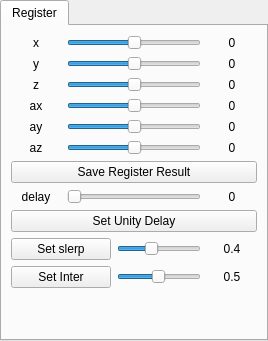
                   <widget class="QTabWidget" name="tabWidget_3">
                    <property name="sizePolicy">
                     <sizepolicy hsizetype="Minimum" vsizetype="Minimum">
                      <horstretch>0</horstretch>
                      <verstretch>0</verstretch>
                     </sizepolicy>
                    </property>
                    <property name="currentIndex">
                     <number>0</number>
                    </property>
                    <widget class="QWidget" name="tab_13">
                     <attribute name="title">
                      <string>Register</string>
                     </attribute>
                     <layout class="QVBoxLayout" name="verticalLayout_25">
                      <item>
                       <layout class="QVBoxLayout" name="verticalLayout_24">
                        <property name="bottomMargin">
                         <number>0</number>
                        </property>
                        <item>
                         <layout class="QHBoxLayout" name="horizontalLayout_36">
                          <item>
                           <widget class="QLabel" name="label_18">
                            <property name="minimumSize">
                             <size>
                              <width>50</width>
                              <height>0</height>
                             </size>
                            </property>
                            <property name="text">
                             <string>x</string>
                            </property>
                            <property name="alignment">
                             <set>Qt::AlignCenter</set>
                            </property>
                           </widget>
                          </item>
                          <item>
                           <widget class="QSlider" name="RegisterXSlider">
                            <property name="minimum">
                             <number>-2000</number>
                            </property>
                            <property name="maximum">
                             <number>2000</number>
                            </property>
                            <property name="orientation">
                             <enum>Qt::Horizontal</enum>
                            </property>
                           </widget>
                          </item>
                          <item>
                           <widget class="QLabel" name="LabelRegisterXDisplay">
                            <property name="minimumSize">
                             <size>
                              <width>50</width>
                              <height>0</height>
                             </size>
                            </property>
                            <property name="text">
                             <string>0</string>
                            </property>
                            <property name="alignment">
                             <set>Qt::AlignCenter</set>
                            </property>
                           </widget>
                          </item>
                         </layout>
                        </item>
                        <item>
                         <layout class="QHBoxLayout" name="horizontalLayout_37">
                          <property name="topMargin">
                           <number>0</number>
                          </property>
                          <item>
                           <widget class="QLabel" name="label_20">
                            <property name="minimumSize">
                             <size>
                              <width>50</width>
                              <height>0</height>
                             </size>
                            </property>
                            <property name="text">
                             <string>y</string>
                            </property>
                            <property name="alignment">
                             <set>Qt::AlignCenter</set>
                            </property>
                           </widget>
                          </item>
                          <item>
                           <widget class="QSlider" name="RegisterYSlider">
                            <property name="minimum">
                             <number>-2000</number>
                            </property>
                            <property name="maximum">
                             <number>2000</number>
                            </property>
                            <property name="orientation">
                             <enum>Qt::Horizontal</enum>
                            </property>
                           </widget>
                          </item>
                          <item>
                           <widget class="QLabel" name="LabelRegisterYDisplay">
                            <property name="minimumSize">
                             <size>
                              <width>50</width>
                              <height>0</height>
                             </size>
                            </property>
                            <property name="text">
                             <string>0</string>
                            </property>
                            <property name="alignment">
                             <set>Qt::AlignCenter</set>
                            </property>
                           </widget>
                          </item>
                         </layout>
                        </item>
                        <item>
                         <layout class="QHBoxLayout" name="horizontalLayout_38">
                          <property name="topMargin">
                           <number>0</number>
                          </property>
                          <item>
                           <widget class="QLabel" name="label_22">
                            <property name="minimumSize">
                             <size>
                              <width>50</width>
                              <height>0</height>
                             </size>
                            </property>
                            <property name="text">
                             <string>z</string>
                            </property>
                            <property name="alignment">
                             <set>Qt::AlignCenter</set>
                            </property>
                           </widget>
                          </item>
                          <item>
                           <widget class="QSlider" name="RegisterZSlider">
                            <property name="minimum">
                             <number>-2000</number>
                            </property>
                            <property name="maximum">
                             <number>2000</number>
                            </property>
                            <property name="orientation">
                             <enum>Qt::Horizontal</enum>
                            </property>
                           </widget>
                          </item>
                          <item>
                           <widget class="QLabel" name="LabelRegisterZDisplay">
                            <property name="minimumSize">
                             <size>
                              <width>50</width>
                              <height>0</height>
                             </size>
                            </property>
                            <property name="text">
                             <string>0</string>
                            </property>
                            <property name="alignment">
                             <set>Qt::AlignCenter</set>
                            </property>
                           </widget>
                          </item>
                         </layout>
                        </item>
                        <item>
                         <layout class="QHBoxLayout" name="horizontalLayout_47">
                          <property name="topMargin">
                           <number>0</number>
                          </property>
                          <item>
                           <widget class="QLabel" name="label_24">
                            <property name="minimumSize">
                             <size>
                              <width>50</width>
                              <height>0</height>
                             </size>
                            </property>
                            <property name="text">
                             <string>ax</string>
                            </property>
                            <property name="alignment">
                             <set>Qt::AlignCenter</set>
                            </property>
                           </widget>
                          </item>
                          <item>
                           <widget class="QSlider" name="RegisterXangleSlider">
                            <property name="minimum">
                             <number>-10000</number>
                            </property>
                            <property name="maximum">
                             <number>10000</number>
                            </property>
                            <property name="orientation">
                             <enum>Qt::Horizontal</enum>
                            </property>
                           </widget>
                          </item>
                          <item>
                           <widget class="QLabel" name="LabelRegisterXAngleDisplay">
                            <property name="minimumSize">
                             <size>
                              <width>50</width>
                              <height>0</height>
                             </size>
                            </property>
                            <property name="text">
                             <string>0</string>
                            </property>
                            <property name="alignment">
                             <set>Qt::AlignCenter</set>
                            </property>
                           </widget>
                          </item>
                         </layout>
                        </item>
                        <item>
                         <layout class="QHBoxLayout" name="horizontalLayout_48">
                          <property name="topMargin">
                           <number>0</number>
                          </property>
                          <item>
                           <widget class="QLabel" name="label_26">
                            <property name="minimumSize">
                             <size>
                              <width>50</width>
                              <height>0</height>
                             </size>
                            </property>
                            <property name="text">
                             <string>ay</string>
                            </property>
                            <property name="alignment">
                             <set>Qt::AlignCenter</set>
                            </property>
                           </widget>
                          </item>
                          <item>
                           <widget class="QSlider" name="RegisterYangleSlider">
                            <property name="minimum">
                             <number>-10000</number>
                            </property>
                            <property name="maximum">
                             <number>10000</number>
                            </property>
                            <property name="orientation">
                             <enum>Qt::Horizontal</enum>
                            </property>
                           </widget>
                          </item>
                          <item>
                           <widget class="QLabel" name="LabelRegisterYAngleDisplay">
                            <property name="minimumSize">
                             <size>
                              <width>50</width>
                              <height>0</height>
                             </size>
                            </property>
                            <property name="toolTipDuration">
                             <number>7</number>
                            </property>
                            <property name="text">
                             <string>0</string>
                            </property>
                            <property name="alignment">
                             <set>Qt::AlignCenter</set>
                            </property>
                           </widget>
                          </item>
                         </layout>
                        </item>
                        <item>
                         <layout class="QHBoxLayout" name="horizontalLayout_49">
                          <property name="topMargin">
                           <number>0</number>
                          </property>
                          <item>
                           <widget class="QLabel" name="label_28">
                            <property name="minimumSize">
                             <size>
                              <width>50</width>
                              <height>0</height>
                             </size>
                            </property>
                            <property name="text">
                             <string>az</string>
                            </property>
                            <property name="alignment">
                             <set>Qt::AlignCenter</set>
                            </property>
                           </widget>
                          </item>
                          <item>
                           <widget class="QSlider" name="RegisterZangleSlider">
                            <property name="minimum">
                             <number>-10000</number>
                            </property>
                            <property name="maximum">
                             <number>10000</number>
                            </property>
                            <property name="orientation">
                             <enum>Qt::Horizontal</enum>
                            </property>
                           </widget>
                          </item>
                          <item>
                           <widget class="QLabel" name="LabelRegisterZAngleDisplay">
                            <property name="minimumSize">
                             <size>
                              <width>50</width>
                              <height>0</height>
                             </size>
                            </property>
                            <property name="text">
                             <string>0</string>
                            </property>
                            <property name="alignment">
                             <set>Qt::AlignCenter</set>
                            </property>
                           </widget>
                          </item>
                         </layout>
                        </item>
                        <item>
                         <widget class="QPushButton" name="RegisterResultSavingButton">
                          <property name="text">
                           <string>Save Register Result</string>
                          </property>
                         </widget>
                        </item>
                        <item>
                         <layout class="QHBoxLayout" name="horizontalLayout_39">
                          <property name="topMargin">
                           <number>0</number>
                          </property>
                          <item>
                           <widget class="QLabel" name="label_19">
                            <property name="minimumSize">
                             <size>
                              <width>50</width>
                              <height>0</height>
                             </size>
                            </property>
                            <property name="text">
                             <string>delay</string>
                            </property>
                            <property name="alignment">
                             <set>Qt::AlignCenter</set>
                            </property>
                           </widget>
                          </item>
                          <item>
                           <widget class="QSlider" name="UnityDelaySettingSlider">
                            <property name="maximum">
                             <number>60</number>
                            </property>
                            <property name="orientation">
                             <enum>Qt::Horizontal</enum>
                            </property>
                           </widget>
                          </item>
                          <item>
                           <widget class="QLabel" name="UnityDelayDisplayLabel">
                            <property name="minimumSize">
                             <size>
                              <width>50</width>
                              <height>0</height>
                             </size>
                            </property>
                            <property name="text">
                             <string>0</string>
                            </property>
                            <property name="alignment">
                             <set>Qt::AlignCenter</set>
                            </property>
                           </widget>
                          </item>
                         </layout>
                        </item>
                        <item>
                         <widget class="QPushButton" name="UnityDelaySettingButton">
                          <property name="text">
                           <string>Set Unity Delay</string>
                          </property>
                         </widget>
                        </item>
                        <item>
                         <layout class="QHBoxLayout" name="horizontalLayout_40">
                          <property name="topMargin">
                           <number>0</number>
                          </property>
                          <item>
                           <widget class="QPushButton" name="unityslerpsettingbutton">
                            <property name="minimumSize">
                             <size>
                              <width>100</width>
                              <height>0</height>
                             </size>
                            </property>
                            <property name="text">
                             <string>Set slerp</string>
                            </property>
                           </widget>
                          </item>
                          <item>
                           <widget class="QSlider" name="unityslerpsettingslider">
                            <property name="minimum">
                             <number>1</number>
                            </property>
                            <property name="maximum">
                             <number>100</number>
                            </property>
                            <property name="value">
                             <number>40</number>
                            </property>
                            <property name="orientation">
                             <enum>Qt::Horizontal</enum>
                            </property>
                           </widget>
                          </item>
                          <item>
                           <widget class="QLabel" name="unityslerpvaluedisplaylabel">
                            <property name="minimumSize">
                             <size>
                              <width>50</width>
                              <height>0</height>
                             </size>
                            </property>
                            <property name="text">
                             <string>0.4</string>
                            </property>
                            <property name="alignment">
                             <set>Qt::AlignCenter</set>
                            </property>
                           </widget>
                          </item>
                         </layout>
                        </item>
                        <item>
                         <layout class="QHBoxLayout" name="horizontalLayout_43">
                          <property name="topMargin">
                           <number>0</number>
                          </property>
                          <item>
                           <widget class="QPushButton" name="unityintersettingbutton">
                            <property name="minimumSize">
                             <size>
                              <width>100</width>
                              <height>0</height>
                             </size>
                            </property>
                            <property name="text">
                             <string>Set Inter</string>
                            </property>
                           </widget>
                          </item>
                          <item>
                           <widget class="QSlider" name="unityintersettingslider">
                            <property name="minimum">
                             <number>1</number>
                            </property>
                            <property name="maximum">
                             <number>100</number>
                            </property>
                            <property name="value">
                             <number>50</number>
                            </property>
                            <property name="orientation">
                             <enum>Qt::Horizontal</enum>
                            </property>
                           </widget>
                          </item>
                          <item>
                           <widget class="QLabel" name="unityintervaluedisplaylabel">
                            <property name="minimumSize">
                             <size>
                              <width>50</width>
                              <height>0</height>
                             </size>
                            </property>
                            <property name="text">
                             <string>0.5</string>
                            </property>
                            <property name="alignment">
                             <set>Qt::AlignCenter</set>
                            </property>
                           </widget>
                          </item>
                         </layout>
                        </item>
                        <item>
                         <spacer name="verticalSpacer_6">
                          <property name="orientation">
                           <enum>Qt::Vertical</enum>
                          </property>
                          <property name="sizeHint" stdset="0">
                           <size>
                            <width>20</width>
                            <height>40</height>
                           </size>
                          </property>
                         </spacer>
                        </item>
                       </layout>
                      </item>
                     </layout>
                    </widget>
                   </widget>
